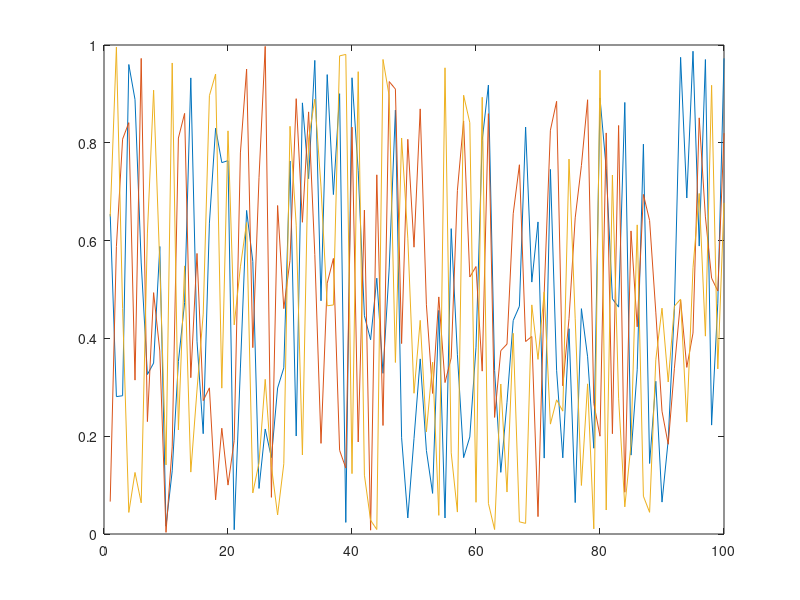

Write the MATLAB code that produced this figure.
function result = test_plot_006
result = false;
a = figure;
h = gca;
plot(h,rand(100,3))
drawnow;
close(a);
result = true;
